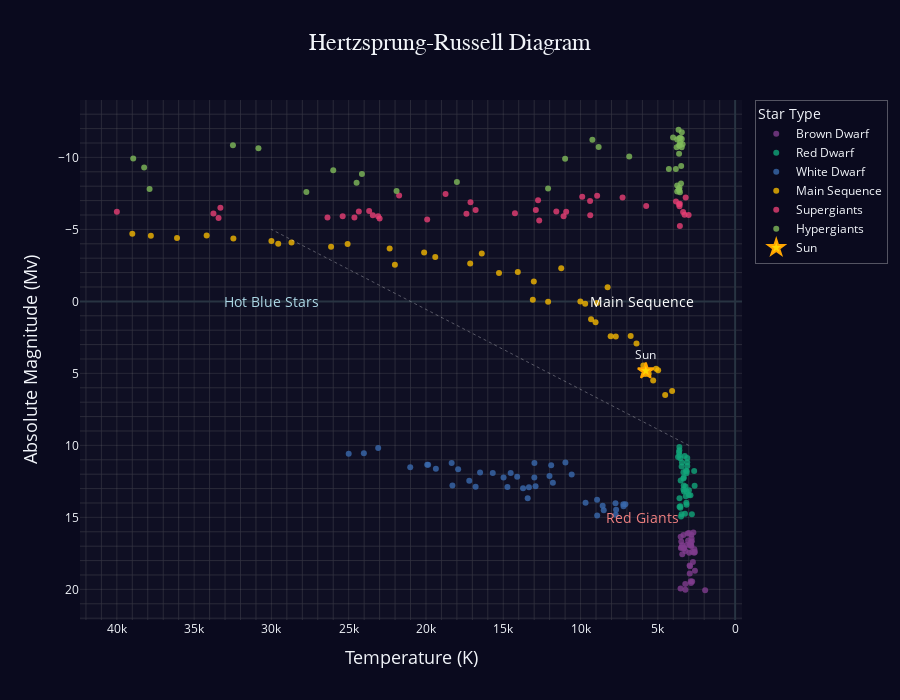

Write notebook code for a chart like this one.
### Code cell
fig6 = create_hr_diagram(star_df)

fig6.show()

### Figure 1 — Plotly figure (JSON) as saved in the notebook; plotly's stock layout.template omitted (floating-point values rounded to 4 significant figures)
{"data": [{"hovertemplate": "Star type=Brown Dwarf<br>Temperature (K)=%{x}<br>Absolute magnitude(Mv)=%{y}<extra></extra>", "legendgroup": "Brown Dwarf", "marker": {"color": "rgb(127, 60, 141)", "opacity": 0.8, "symbol": "circle"}, "mode": "markers", "name": "Brown Dwarf", "orientation": "v", "showlegend": true, "type": "scatter", "x": [3068, 3042, 2600, 2800, 1939, 2840, 2637, 2600, 2650, 2700, 3341, 3432, 2983, 2835, 2935, 3295, 2945, 2817, 2774, 2871, 3323, 3531, 3218, 3146, 3511, 3225, 2935, 2861, 2856, 2731, 2831, 2914, 3419, 3218, 3453, 2889, 2968, 3484, 2778, 3523], "xaxis": "x", "y": [16.12, 16.6, 18.7, 16.65, 20.06, 16.98, 17.22, 17.4, 17.45, 16.05, 16.23, 16.94, 16.09, 16.96, 18.89, 17.13, 18.34, 16.45, 17.39, 19.43, 17.16, 19.94, 20.02, 16.92, 17.12, 19.63, 16.88, 16.71, 19.56, 18.09, 16.21, 18.39, 17.56, 17.34, 17.08, 16.93, 17.45, 16.67, 19.45, 16.35], "yaxis": "y"}, {"hovertemplate": "Star type=Red Dwarf<br>Temperature (K)=%{x}<br>Absolute magnitude(Mv)=%{y}<extra></extra>", "legendgroup": "Red Dwarf", "marker": {"color": "rgb(17, 165, 121)", "opacity": 0.8, "symbol": "circle"}, "mode": "markers", "name": "Red Dwarf", "orientation": "v", "showlegend": true, "type": "scatter", "x": [3600, 3129, 3134, 3628, 2650, 3340, 2799, 3692, 3192, 3441, 3345, 3607, 3304, 3150, 3550, 3180, 2890, 3342, 2621, 3158, 3095, 3607, 3100, 2989, 3542, 3243, 3091, 3598, 3324, 3541, 3462, 3257, 2994, 3212, 3523, 3598, 3142, 3496, 3324, 3463], "xaxis": "x", "y": [10.69, 11.79, 13.21, 10.48, 11.78, 13.07, 14.79, 10.8, 13.53, 11.18, 12.3, 10.12, 13.2, 11.94, 10.89, 11.76, 13.46, 11.87, 12.81, 13.98, 10.87, 10.34, 11.17, 13.12, 14.23, 14.75, 11.43, 14.26, 12.23, 14.33, 11.47, 10.73, 13.45, 12.85, 12.43, 13.67, 14.12, 14.94, 12.78, 14.78], "yaxis": "y"}, {"hovertemplate": "Star type=White Dwarf<br>Temperature (K)=%{x}<br>Absolute magnitude(Mv)=%{y}<extra></extra>", "legendgroup": "White Dwarf", "marker": {"color": "rgb(57, 105, 172)", "opacity": 0.8, "symbol": "circle"}, "mode": "markers", "name": "White Dwarf", "orientation": "v", "showlegend": true, "type": "scatter", "x": [25000, 7740, 7220, 8500, 16500, 12990, 8570, 7700, 11790, 7230, 7100, 10574, 8930, 17200, 14100, 9675, 12010, 10980, 13720, 19860, 13420, 21020, 18290, 14520, 11900, 8924, 12912, 14732, 7723, 12984, 16790, 15680, 14982, 13340, 18340, 19920, 24020, 23092, 17920, 19360], "xaxis": "x", "y": [10.58, 14.02, 14.23, 14.5, 11.89, 12.23, 14.2, 14.47, 12.59, 14.08, 14.09, 12.02, 13.78, 12.45, 12.17, 13.98, 12.13, 11.19, 12.97, 11.34, 13.67, 11.52, 12.78, 11.92, 11.38, 14.87, 12.83, 12.89, 14.81, 11.23, 12.87, 11.92, 12.23, 12.9, 11.22, 11.34, 10.55, 10.18, 11.66, 11.62], "yaxis": "y"}, {"hovertemplate": "Star type=Main Sequence<br>Temperature (K)=%{x}<br>Absolute magnitude(Mv)=%{y}<extra></extra>", "legendgroup": "Main Sequence", "marker": {"color": "rgb(242, 183, 1)", "opacity": 0.8, "symbol": "circle"}, "mode": "markers", "name": "Main Sequence", "orientation": "v", "showlegend": true, "type": "scatter", "x": [39000, 30000, 15276, 9700, 5800, 8052, 6757, 6380, 5936, 5587, 5300, 4526, 4077, 4980, 9030, 11250, 5112, 7720, 12098, 36108, 29560, 8945, 14060, 16390, 25070, 28700, 26140, 20120, 13023, 37800, 22350, 10012, 13089, 22012, 34190, 32460, 9320, 19400, 17140, 8250], "xaxis": "x", "y": [-4.7, -4.2, -1.97, 0.16, 5.05, 2.42, 2.41, 2.93, 4.46, 5.03, 5.49, 6.506, 6.228, 4.78, 1.45, -2.3, 4.68, 2.44, 0.02, -4.4, -4.01, 0.12, -2.04, -3.32, -3.98, -4.09, -3.8, -3.4, -1.38, -4.56, -3.67, 0.013, -0.12, -2.55, -4.57, -4.36, 1.236, -3.08, -2.64, -0.98], "yaxis": "y"}, {"hovertemplate": "Star type=Supergiants<br>Temperature (K)=%{x}<br>Absolute magnitude(Mv)=%{y}<extra></extra>", "legendgroup": "Supergiants", "marker": {"color": "rgb(231, 63, 116)", "opacity": 0.8, "symbol": "circle"}, "mode": "markers", "name": "Supergiants", "orientation": "v", "showlegend": true, "type": "scatter", "x": [3826, 3365, 3270, 3200, 3008, 3600, 3575, 3574, 3625, 33750, 33300, 40000, 23000, 17120, 11096, 14245, 24630, 12893, 24345, 33421, 25390, 11567, 12675, 5752, 8927, 7282, 19923, 26373, 17383, 9373, 23678, 12749, 9383, 23440, 16787, 18734, 9892, 10930, 23095, 21738], "xaxis": "x", "y": [-6.93, -6.2, -6.02, -7.22, -6.0, -6.6, -6.78, -5.24, -6.74, -6.1, -6.5, -6.23, -5.76, -6.89, -5.91, -6.12, -5.83, -6.34, -6.24, -5.79, -5.92, -6.245, -5.62, -6.63, -7.34, -7.22, -5.69, -5.83, -6.09, -5.99, -6.27, -7.02, -6.98, -5.975, -6.35, -7.45, -7.262, -6.224, -5.905, -7.346], "yaxis": "y"}, {"hovertemplate": "Star type=Hypergiants<br>Temperature (K)=%{x}<br>Absolute magnitude(Mv)=%{y}<extra></extra>", "legendgroup": "Hypergiants", "marker": {"color": "rgb(128, 186, 90)", "opacity": 0.8, "symbol": "circle"}, "mode": "markers", "name": "Hypergiants", "orientation": "v", "showlegend": true, "type": "scatter", "x": [3490, 3750, 3834, 3749, 3650, 3450, 3660, 3450, 3752, 3535, 3459, 3605, 3615, 3399, 3610, 3553, 4015, 3625, 6850, 3780, 3570, 3500, 4287, 26000, 3600, 3614, 18000, 11000, 12100, 24490, 24145, 38234, 32489, 27739, 21904, 38940, 30839, 8829, 9235, 37882], "xaxis": "x", "y": [-9.4, -7.63, -9.2, -8.05, -7.79, -11.75, -11.92, -11.28, -11.24, -11.36, -10.7, -10.81, -11.33, -10.92, -10.86, -11.03, -11.39, -10.25, -10.07, -10.7, -7.58, -8.18, -9.2, -9.1, -7.89, -7.71, -8.3, -9.9, -7.84, -8.24, -8.84, -9.29, -10.84, -7.59, -7.67, -9.93, -10.63, -10.73, -11.23, -7.8], "yaxis": "y"}, {"marker": {"color": "gold", "line": {"color": "orange", "width": 2}, "size": 12, "symbol": "star"}, "mode": "markers+text", "name": "Sun", "text": ["Sun"], "textposition": "top center", "type": "scatter", "x": [5778], "y": [4.83]}, {"line": {"color": "rgba(255, 255, 255, 0.3)", "dash": "dot", "width": 1}, "mode": "lines", "name": "Main Sequence Trend", "showlegend": false, "type": "scatter", "x": [3000, 30000], "y": [10, -5]}], "layout": {"annotations": [{"font": {"color": "lightblue", "size": 14}, "showarrow": false, "text": "Hot Blue Stars", "x": 30000, "y": 0}, {"font": {"color": "lightcoral", "size": 14}, "showarrow": false, "text": "Red Giants", "x": 6000, "y": 15}, {"font": {"color": "white", "size": 14}, "showarrow": false, "text": "Main Sequence", "x": 6000, "y": 0}], "height": 700, "legend": {"bordercolor": "rgba(255, 255, 255, 0.3)", "borderwidth": 1, "font": {"size": 12}, "title": {"text": "Star Type"}, "tracegroupgap": 0}, "margin": {"b": 80, "l": 80, "r": 80, "t": 100}, "paper_bgcolor": "rgba(10, 10, 30, 1)", "plot_bgcolor": "rgba(15, 15, 35, 1)", "title": {"font": {"family": "Arial, sans-serif", "size": 24}, "text": "Hertzsprung-Russell Diagram", "x": 0.5}, "width": 900, "xaxis": {"anchor": "y", "autorange": "reversed", "domain": [0, 1], "gridcolor": "rgba(128, 128, 128, 0.2)", "minor": {"showgrid": true}, "title": {"font": {"size": 18}, "text": "Temperature (K)"}}, "yaxis": {"anchor": "x", "autorange": "reversed", "domain": [0, 1], "gridcolor": "rgba(128, 128, 128, 0.2)", "minor": {"showgrid": true}, "title": {"font": {"size": 18}, "text": "Absolute Magnitude (Mv)"}}}}
